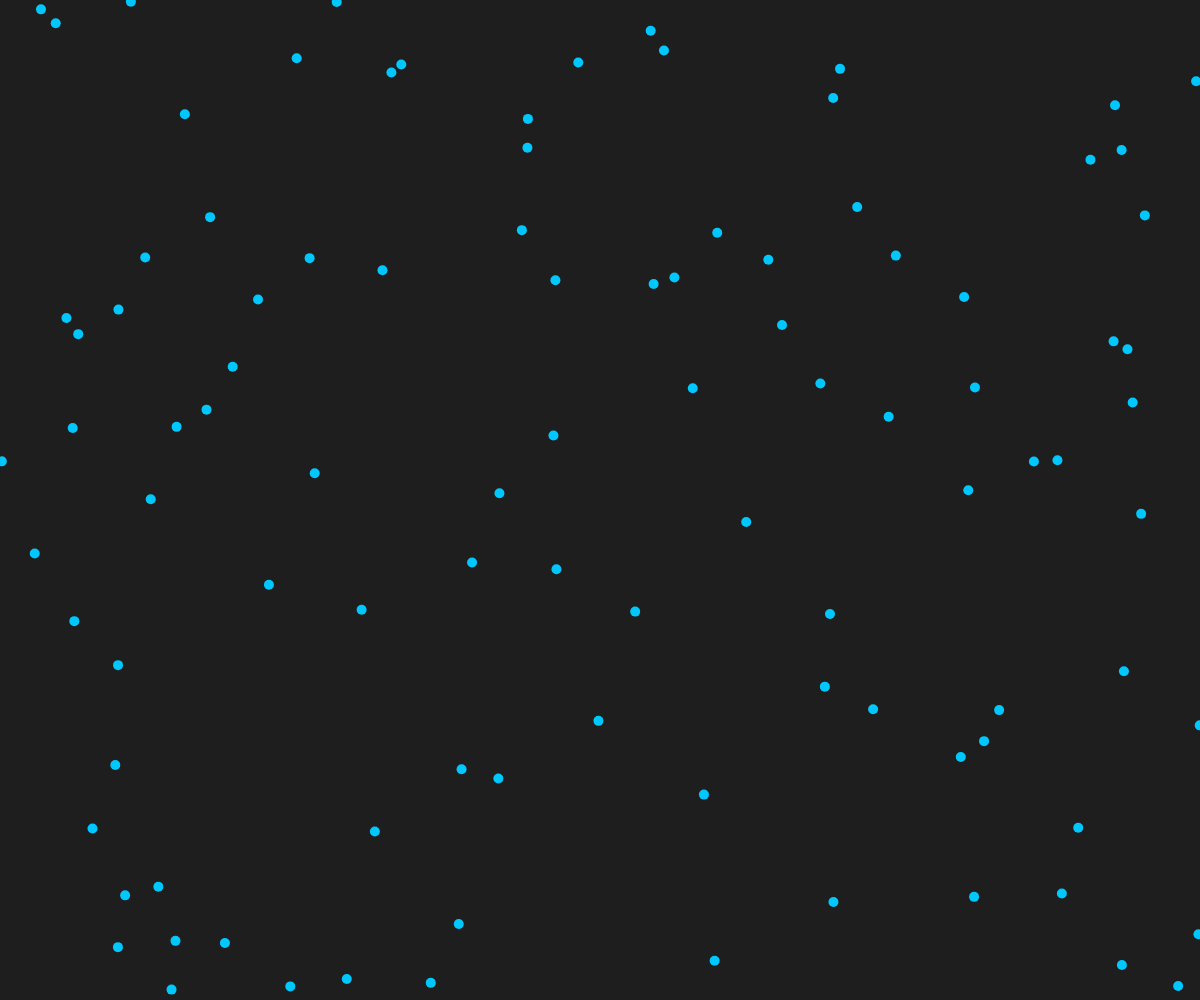
Frame 1 (no input)
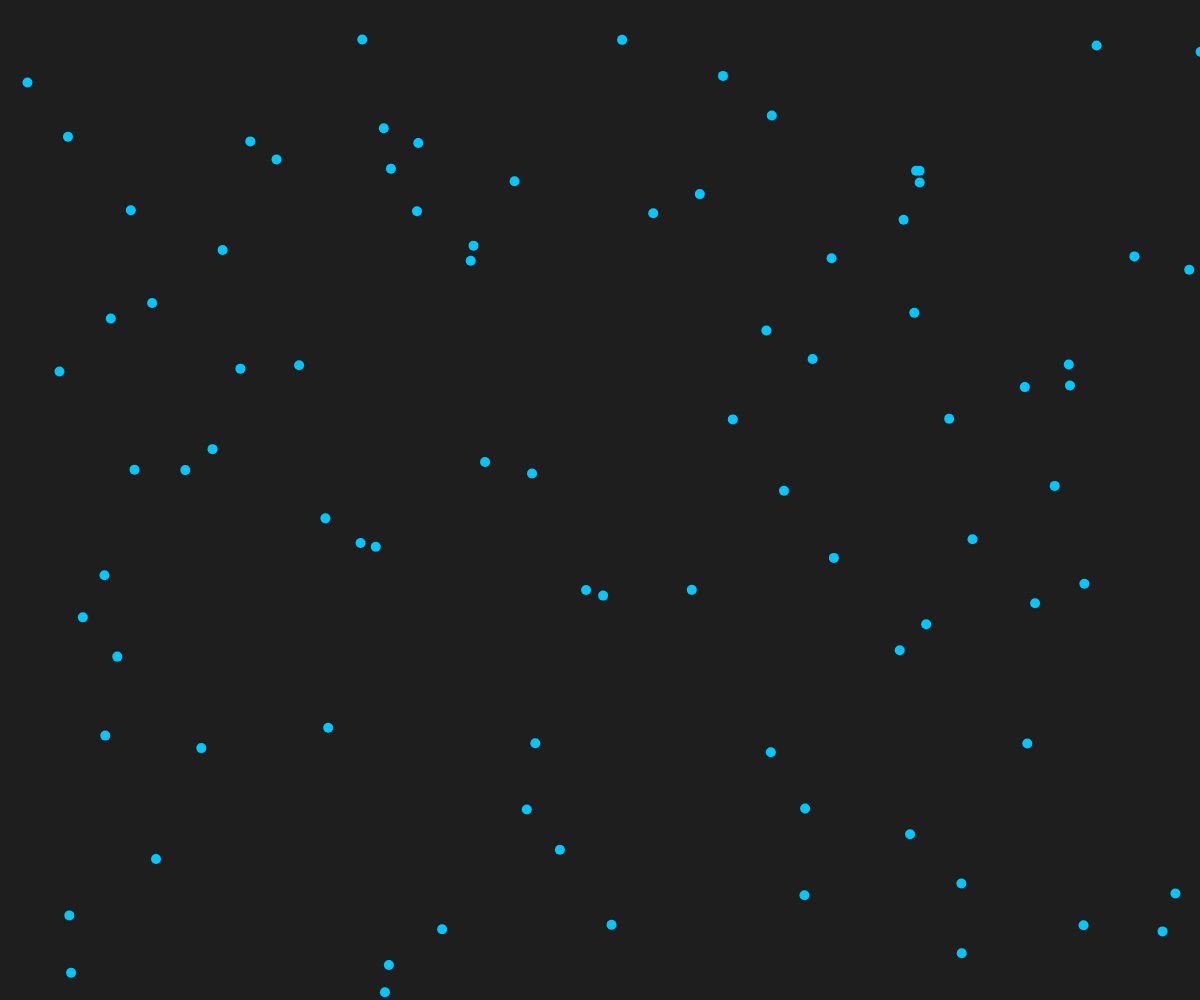
Frame 60 (no input)
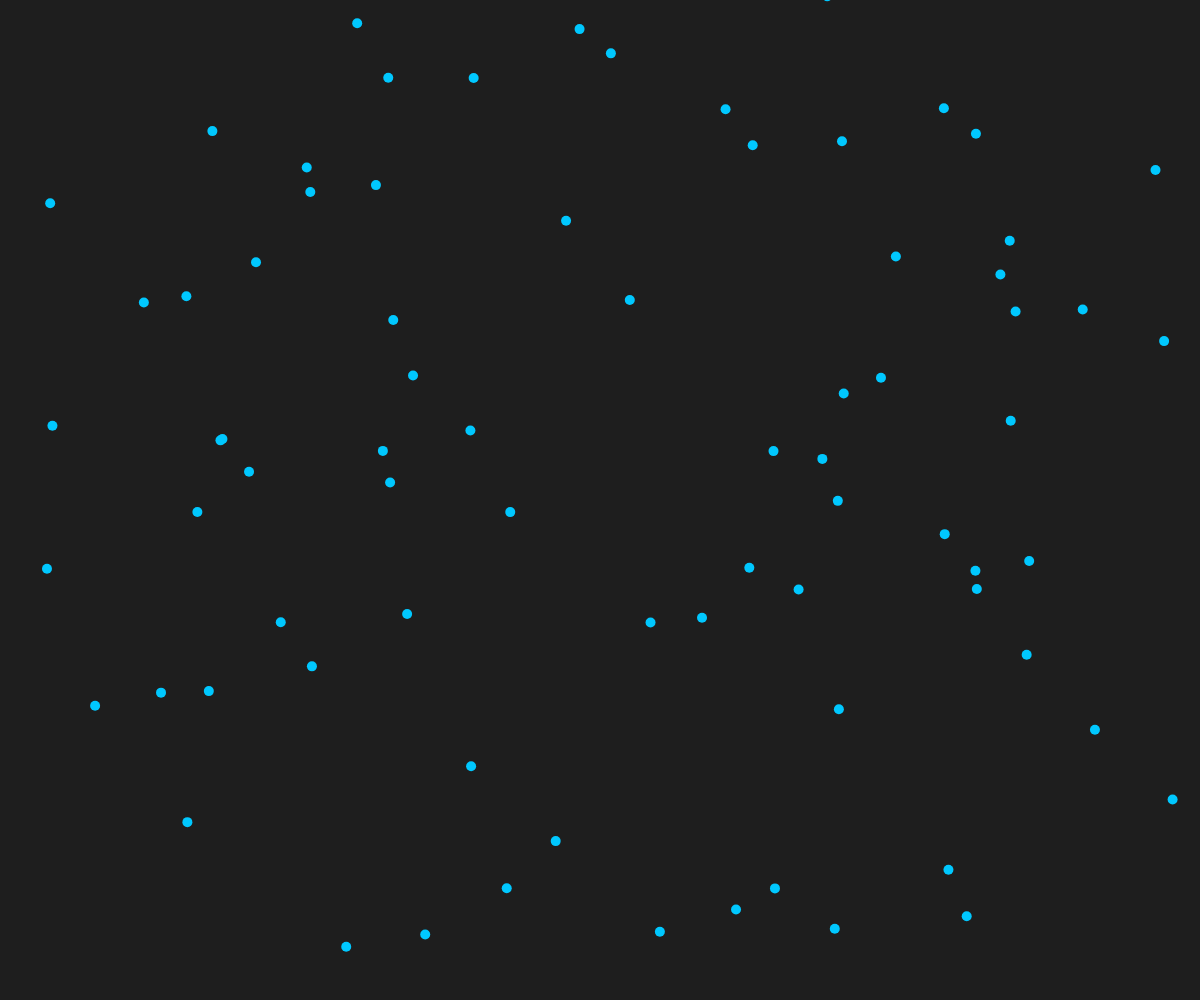
Frame 120 (the mouse pressed at the canvas centre since frame 60)

The p5.js sketch that drew these frames (run headless with seeded random() and noise() and a simulated clock; from frame 60 on, the mouse is pressed at the canvas centre):

// p5.js sketch
// ── sketch.js
let population = [];

function setup() {
createCanvas(windowWidth, windowHeight);
for (let i = 0; i < 100; i++) {
population.push({
x: random(width),
y: random(height),
vx: random(-2, 2),
vy: random(-2, 2)
});
}
}

function draw() {
background(30);
fill(0, 200, 255);
noStroke();

for (let p of population) {
circle(p.x, p.y, 10);
p.x += p.vx;
p.y += p.vy;

}
}
